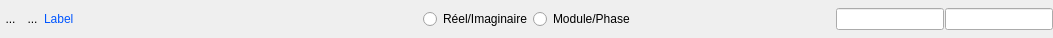
<?xml version="1.0" encoding="UTF-8"?>
<ui version="4.0">
 <class>WidgetSimpBool</class>
 <widget class="QWidget" name="WidgetSimpBool">
  <property name="geometry">
   <rect>
    <x>0</x>
    <y>0</y>
    <width>1053</width>
    <height>38</height>
   </rect>
  </property>
  <property name="sizePolicy">
   <sizepolicy hsizetype="Preferred" vsizetype="Preferred">
    <horstretch>0</horstretch>
    <verstretch>0</verstretch>
   </sizepolicy>
  </property>
  <property name="minimumSize">
   <size>
    <width>940</width>
    <height>0</height>
   </size>
  </property>
  <property name="maximumSize">
   <size>
    <width>1493</width>
    <height>85</height>
   </size>
  </property>
  <property name="windowTitle">
   <string>Form</string>
  </property>
  <layout class="QHBoxLayout" name="horizontalLayout_4">
   <property name="spacing">
    <number>1</number>
   </property>
   <property name="margin">
    <number>0</number>
   </property>
   <item>
    <layout class="QHBoxLayout" name="horizontalLayout">
     <item>
      <widget class="QToolButton" name="RBValide">
       <property name="minimumSize">
        <size>
         <width>21</width>
         <height>31</height>
        </size>
       </property>
       <property name="styleSheet">
        <string notr="true">border : 0px</string>
       </property>
       <property name="text">
        <string>...</string>
       </property>
       <property name="icon">
        <iconset>
         <normaloff>../../../../../../home/A96028/Install_EficasV1/ArbreEficas/Editeur/icons/ast-green-ball.png</normaloff>../../../../../../home/A96028/Install_EficasV1/ArbreEficas/Editeur/icons/ast-green-ball.png</iconset>
       </property>
       <property name="iconSize">
        <size>
         <width>32</width>
         <height>32</height>
        </size>
       </property>
      </widget>
     </item>
     <item>
      <widget class="QToolButton" name="RBPoubelle">
       <property name="minimumSize">
        <size>
         <width>21</width>
         <height>31</height>
        </size>
       </property>
       <property name="maximumSize">
        <size>
         <width>21</width>
         <height>31</height>
        </size>
       </property>
       <property name="styleSheet">
        <string notr="true">border : 0px</string>
       </property>
       <property name="text">
        <string>...</string>
       </property>
       <property name="icon">
        <iconset>
         <normaloff>../../../../../../home/A96028/Install_EficasV1/ArbreEficas/Editeur/icons/deleteRond.png</normaloff>../../../../../../home/A96028/Install_EficasV1/ArbreEficas/Editeur/icons/deleteRond.png</iconset>
       </property>
       <property name="iconSize">
        <size>
         <width>32</width>
         <height>32</height>
        </size>
       </property>
      </widget>
     </item>
     <item>
      <widget class="QLabel" name="label">
       <property name="minimumSize">
        <size>
         <width>178</width>
         <height>24</height>
        </size>
       </property>
       <property name="frameShape">
        <enum>QFrame::NoFrame</enum>
       </property>
       <property name="text">
        <string>&lt;html&gt;&lt;head/&gt;&lt;body&gt;&lt;p&gt;&lt;span style=&quot; color:#0055ff;&quot;&gt;Label&lt;/span&gt;&lt;/p&gt;&lt;/body&gt;&lt;/html&gt;</string>
       </property>
      </widget>
     </item>
    </layout>
   </item>
   <item>
    <spacer name="horizontalSpacer">
     <property name="orientation">
      <enum>Qt::Horizontal</enum>
     </property>
     <property name="sizeHint" stdset="0">
      <size>
       <width>19</width>
       <height>20</height>
      </size>
     </property>
    </spacer>
   </item>
   <item>
    <layout class="QHBoxLayout" name="horizontalLayout_2">
     <item>
      <widget class="QRadioButton" name="RBRI">
       <property name="text">
        <string>Réel/Imaginaire</string>
       </property>
      </widget>
     </item>
     <item>
      <widget class="QRadioButton" name="RBMP">
       <property name="text">
        <string>Module/Phase</string>
       </property>
      </widget>
     </item>
    </layout>
   </item>
   <item>
    <spacer name="horizontalSpacer_2">
     <property name="orientation">
      <enum>Qt::Horizontal</enum>
     </property>
     <property name="sizeHint" stdset="0">
      <size>
       <width>19</width>
       <height>20</height>
      </size>
     </property>
    </spacer>
   </item>
   <item>
    <layout class="QHBoxLayout" name="horizontalLayout_3">
     <item>
      <widget class="QLineEdit" name="LEReelModule"/>
     </item>
     <item>
      <widget class="QLineEdit" name="LEImagPhase"/>
     </item>
    </layout>
   </item>
  </layout>
 </widget>
 <resources/>
 <connections/>
</ui>
